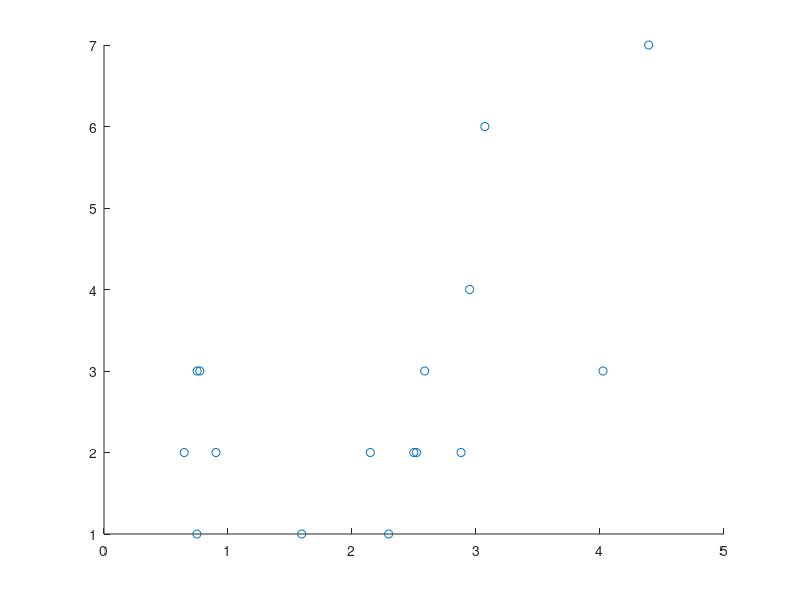

Source code (MATLAB): (Note: this script raises an error after producing the figure.)
%Navrozidis Ioannis AEM: 9725
%Tzatsis Nikolaos AEM: 9701

clear all
%Country of choice: Belgium.
posRate = [0 0 37,06166868 21,52232509 29,95468111 25,2277104 20,88121531	12,17602716	5,38521827	2,229248898	2,079641192	1,720313993	1,764534034	1,311791214	1,114605677	0,772382991	0,751397622	0,646652746	0,74930598	0,902876637	1,594428136	2,498444119	2,586384841	3,071435648	2,948551665	2,520033279	2,147688878	2,295104614	2,879534636	4,02388535	4,392769892	7,287376005	12,54844711	17,25697439	22,5535412	23,91690183	20,80787221	17,02606516	11,13973599	7,928868865	7,283007903	7,19151026	6,543388643	6,101893441	4,96773408	4,830506554	4,617433146	4,943304553	4,797818711	4,414517351	4,317488298	5,883502076	5,880292437	5,399656703	6,3377714	7,112339663	7,120799613	7,277623488	8,572150158	8,719330632	7,929651243	6,328740483	5,725788836	5,055181951	4,851319671	3,96685907	2,920855982	1,895377461	1,106086397	0,833961009	0,903313844	1,759089291	1,898010519	2,462952604	2,940356418	3,477848218	3,797828269	4,513657779	4,924276775	4,876121217	4,600268126	4,378264117	4,105238465	4,287199894	4,771235145	6,497808307	8,514043915	9,2369836	11,05501895	12,9949733	14,90983197	15,00918864	15,31643833	14,18907251	7,492721624];

posRate20to352020 = [1.720313993 1.764534034 1.311791214	1.114605677	0.772382991	0.751397622	0.646652746	0.74930598	0.902876637	1.594428136	2.498444119	2.586384841	3.071435648	2.948551665	2.520033279	2.147688878];
posRate21to362020 = [1.764534034 1.311791214 1.114605677 0.772382991 0.751397622 0.646652746	0.74930598 0.902876637	1.594428136	2.498444119	2.586384841	3.071435648	2.948551665	2.520033279	2.147688878	2.295104614];
posRate22to372020 = [1.311791214 1.114605677 0.772382991 0.751397622 0.646652746	0.74930598 0.902876637	1.594428136	2.498444119	2.586384841	3.071435648	2.948551665	2.520033279	2.147688878	2.295104614	2.879534636];
posRate23to382020 = [1.114605677 0.772382991 0.751397622 0.646652746	0.74930598 0.902876637	1.594428136	2.498444119	2.586384841	3.071435648	2.948551665	2.520033279	2.147688878	2.295104614	2.879534636	4.02388535];
posRate24to392020 = [0.772382991 0.751397622 0.646652746	0.74930598 0.902876637	1.594428136	2.498444119	2.586384841	3.071435648	2.948551665	2.520033279	2.147688878	2.295104614	2.879534636	4.02388535	4.392769892];;

death25to402020 = [3 3 2 1 2 1 2 3 6 4 2 2 1 2 3 7];
%We will study the weekly deaths from weeks 25 through 40 of 2020.

b12020 = posRate24to392020/death25to402020;
b22020 = posRate23to382020/death25to402020;
b32020 = posRate22to372020/death25to402020;
b42020 = posRate21to362020/death25to402020;
b52020 = posRate20to352020/death25to402020;

%The highest coefficient is b1, so the best predictor is a 1 week delay.
figure(1);
scatter(posRate24to392020,death25to402020);
lsline

death25to402021 = [2 2 1 1 1 2 2 4 3 3 4 3 5 5 5 8];
%Similarly, we will study the weekly deaths from weeks 25 through 40 of 2021.

posRate20to352021 = [4.851319671 3.96685907	2.920855982	1.895377461	1.106086397	0.833961009	0.903313844	1.759089291	1.898010519	2.462952604	2.940356418	3.477848218	3.797828269	4.513657779	4.924276775	4.876121217];
posRate21to362021 = [3.96685907	2.920855982	1.895377461	1.106086397	0.833961009	0.903313844	1.759089291	1.898010519	2.462952604	2.940356418	3.477848218	3.797828269	4.513657779	4.924276775	4.876121217 4.600268126];
posRate22to372021 = [2.920855982 1.895377461 1.106086397 0.833961009	0.903313844	1.759089291	1.898010519	2.462952604	2.940356418	3.477848218	3.797828269	4.513657779	4.924276775	4.876121217 4.600268126 4.378264117];
posRate23to382021 = [1.895377461 1.106086397 0.833961009	0.903313844	1.759089291	1.898010519	2.462952604	2.940356418	3.477848218	3.797828269	4.513657779	4.924276775	4.876121217 4.600268126 4.378264117 4.105238465];
posRate24to392021 = [1.106086397 0.833961009	0.903313844	1.759089291	1.898010519	2.462952604	2.940356418	3.477848218	3.797828269	4.513657779	4.924276775	4.876121217 4.600268126 4.378264117 4.105238465 4.287199894];

b12021 = posRate24to392021/death25to402021;
b22021 = posRate23to382021/death25to402021;
b32021 = posRate22to372021/death25to402021;
b42021 = posRate21to362021/death25to402021;
b52021 = posRate20to352021/death25to402021;

%We notice again that the 1 week delay has the highest coefficient. So b12021.

figure(2);
scatter(posRate24to392021,death25to402021);
lsline

%Therefore, the number of deaths in a given week is predicted best by the
%positivity rate of the week before.
